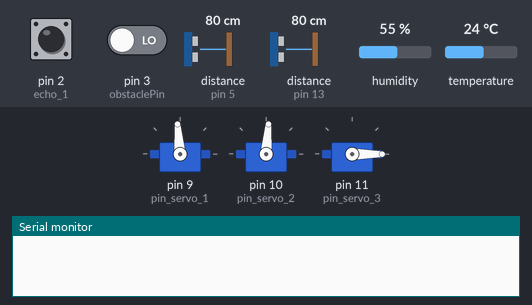
Recording of a sketch running on a simulated Arduino Uno, built with avr-gcc and run on an emulated ATmega328P. Parts: 3 × servo, the last lines printed to the serial monitor. The test bench sets the inputs (shaded band); at power-on: pin 2 (echo_1) LOW, distance to the obstacle (sensors on pin 5, pin 13) 80 cm, pin 3 (obstaclePin) LOW, humidity 55 %, temperature 24 °C. The echo pulse lasts 58.3 µs per cm.

Above: at 1.2 s.
1.3 s: pin 2 (echo_1) pulsed HIGH 2 times (0.12 s each, 0.3 s apart)
At 1.7 s:
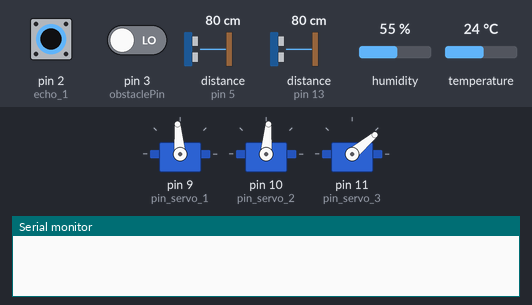
6.4 s: distance to the obstacle (sensor on pin 5) set to 8 cm
At 7.7 s:
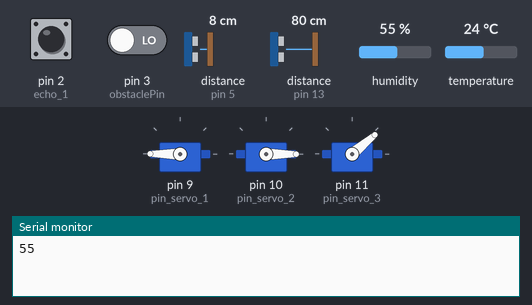
8.4 s: distance to the obstacle (sensor on pin 5) set to 5 cm
Timing chart, 0 to 16.5 s (numbered marks = the images above; inputs shaded):
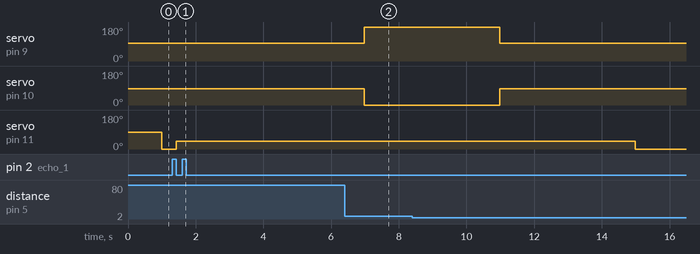

Measured:
- after the input at 1.3 s, servo on pin 11 (pin_servo_3): 0° → 40° after 0.12 s

The sketch:

program_arduino_v1.ino
```cpp
#include <SoftwareSerial.h>
#include <ArduinoJson.h>
#include <DHT.h>
#include <Servo.h>
#include "filtersampah.h"

// Waktu pembacaan sensor
#define waktu 5000

// Persentase Kelembaban dan Maksimum Kapasitas sampah
#define kelembaban_sampah 85
#define maks_tempat 32 //cm
#define jarak_buka_otomatis 15 //cm


// pinMode HC-SR 04
#define trig_1 1
#define echo_1 2
#define trig_2 6
#define echo_2 5
#define trig_3 12
#define echo_3 13
#define dht_pin 4

// pinMode Servo
#define pin_servo_1 9
#define pin_servo_2 10
#define pin_servo_3 11

// Pin komunikasi serial
#define rx 7
#define tx 8

// Infrared Obstacle Avoidance PinMode
#define obstaclePin 3
int hasObstacle = HIGH;

SoftwareSerial esp01(rx, tx);
Ultrasonic_kapasitas buka_otomatis(trig_1, echo_1);
Ultrasonic_kapasitas kapasitas_1(trig_2, echo_2);
Ultrasonic_kapasitas kapasitas_2(trig_3, echo_3);
DHT dht(dht_pin, DHT11);


void upload(){
  DynamicJsonBuffer jsonBuffer;
  JsonObject& data = jsonBuffer.createObject();


  data["tongsampah_1"] = kapasitas_1.Check(maks_tempat);
  data["tongsampah_2"] = kapasitas_2.Check(maks_tempat);
  //data["tongsampah_3"] = "100";

  data.printTo(esp01);
  jsonBuffer.clear();

  delay(500);
}

int pemilah_ano_organik(){
  int h = dht.readHumidity();
  if(isnan(h)){
    return;
  }

  return h;
}

void setup() {

  Serial.begin(9600);
  esp01.begin(115200);
  dht.begin();

  kapasitas_1.begin();
  kapasitas_2.begin();

  servo_initializer(pin_servo_1, pin_servo_2, pin_servo_3);
  gerak_standby();

  pinMode(obstaclePin, INPUT);
}

void loop() {
  if(buka_otomatis.distance() >= jarak_buka_otomatis){
    gerak_buka();
    upload();
    hasObstacle = digitalRead(obstaclePin);
    Serial.println(pemilah_ano_organik());

    if(hasObstacle == LOW){
      delay(waktu);
      if(pemilah_ano_organik() <= kelembaban_sampah){
        if(kapasitas_1.Check(maks_tempat) >= 80){
          gerak_standby();
          Serial.print(F("Tong sampah Organik sudah penuh "));
          Serial.println(kapasitas_1.Check(maks_tempat));
        }
        else {
          //Servo 2 ke kanan? or kiri?
          gerak_kanan();
          delay(3000);
          gerak_standby();
          delay(3000);
        }
      }
      else{
        if(kapasitas_2.Check(maks_tempat) <= 80){
          gerak_standby();
          Serial.print(F("Tong sampah Anorganik sudah penuh "));
          Serial.println(kapasitas_2.Check(maks_tempat));
        }
        else {
          //Servo 2 ke kanan? or kiri?
          gerak_kiri();
          delay(3000);
          gerak_standby();
          delay(3000);
        }
      }
    }
    else {
      //TODO
      gerak_standby();
    }
  }
  else {
    //TODO
    gerak_tutup();
  }
}
```

filtersampah.h
```cpp
#include <Servo.h>

class Ultrasonic_kapasitas{
  private:
    uint8_t trig_pin;
    uint8_t echo_pin;
    float persen, diff;
    long duration, _distance;

  public:
    Ultrasonic_kapasitas(uint8_t trig, uint8_t echo){
      trig_pin = trig;
      echo_pin = echo;
    }

    void begin(){
      pinMode(trig_pin, OUTPUT);
      pinMode(echo_pin, INPUT);

    }

    float Check(uint16_t max){
      // Transmitting pulse
      digitalWrite(trig_pin, LOW);
      delayMicroseconds(2);
      digitalWrite(trig_pin, HIGH);
      delayMicroseconds(10);
      digitalWrite(trig_pin, LOW);
      duration = pulseIn(echo_pin, HIGH);
      _distance = (duration/2) / 29.1;
      diff = max - _distance;

      /* 'diff' variable tells u that how much the
       * Garbage Bin is Left to fill
       */

      return persen = (diff/max)*100;

      /* 'perc variable tells u that, how much percentage the
       * Garbage Bin is filled.
       */
    }

    float distance(){
      // Transmitting pulse
      digitalWrite(trig_pin, LOW);
      delayMicroseconds(2);
      digitalWrite(trig_pin, HIGH);
      delayMicroseconds(10);
      digitalWrite(trig_pin, LOW);
      duration = pulseIn(echo_pin, HIGH);

      return _distance = (duration/2) / 29.1;
    }
};
```

gerak_servo.ino
```cpp
/*Derajat Servo*/
// Standby 90 derajat
#define servo_standby_1 95
#define servo_standby_2 85

// Servo 1
#define servo_kiri_1 0
#define servo_kanan_1 180

// Servo 2
#define servo_kiri_2 180
#define servo_kanan_2 0

//Jarak buka oto
#define autoopen 40
#define autoclose 0

Servo servo_1;
Servo servo_2;
Servo servo_3;

void servo_initializer(const int S, const int R, const int T){
  servo_1.attach(S);
  servo_2.attach(R);
  servo_3.attach(T);
}

void gerak_standby(){
  servo_1.write(servo_standby_1);
  servo_2.write(servo_standby_2);
}

void gerak_kanan(){
  servo_1.write(servo_kanan_1);
  servo_2.write(servo_kanan_2);
  delay(1000);
}

void gerak_kiri(){
  servo_1.write(servo_kiri_1);
  servo_2.write(servo_kiri_2);
  delay(1000);
}

void gerak_buka(){
  servo_3.write(autoopen);
}

void gerak_tutup(){
  servo_3.write(autoclose);
}
```
